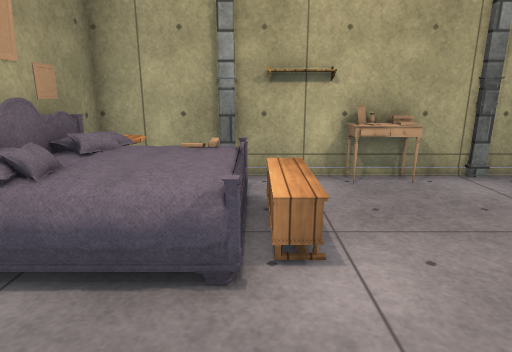
[1] (above)

12 first-person views from a walk through a Unity game level. The camera is 1.3 m above the floor, tilts 14° down and sees 75° across. The floor is counted in squares, 0.5 m on a side. Each view is taken from the middle of a square. On the plan, view 1 faces up. The plan holds only what a view shows up to about 20 squares ahead; the rest is blank. The place goes on beyond the plan. The player character is not drawn. Surface patterns are stand-ins for the level's own textures.

[2]
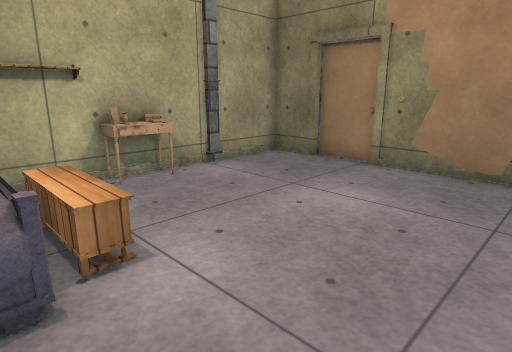

[3]
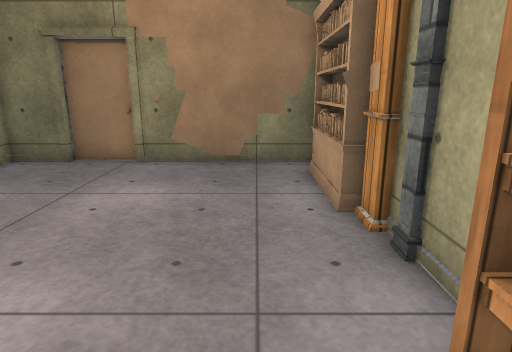

[4]
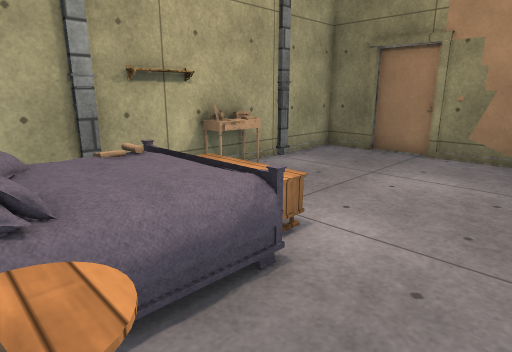

[5]
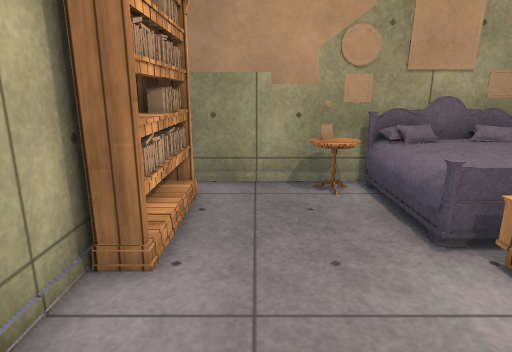

[6]
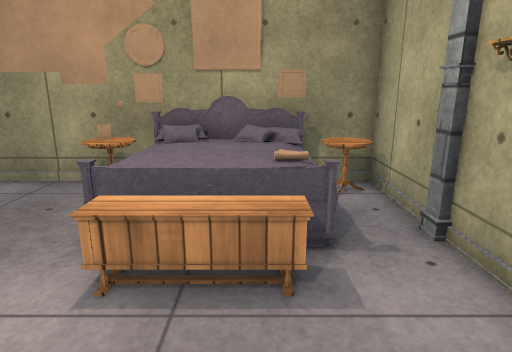

[7]
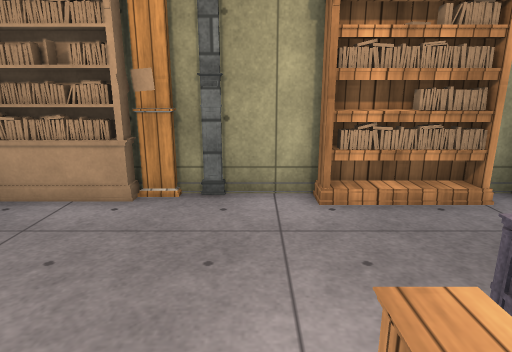

[8]
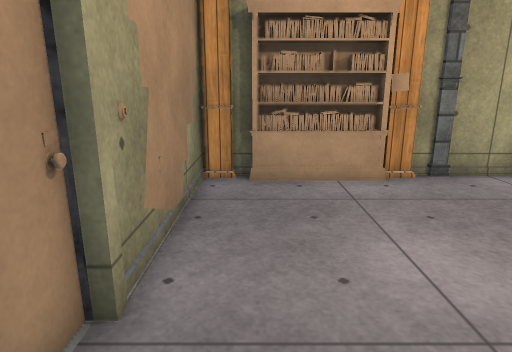

[9]
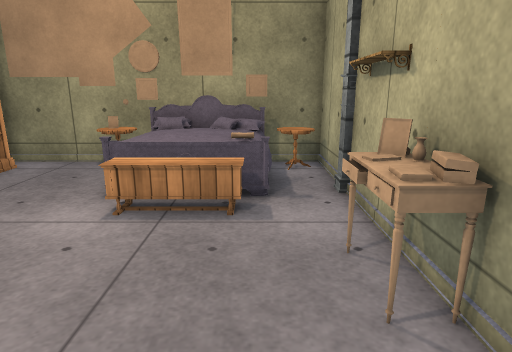

[10]
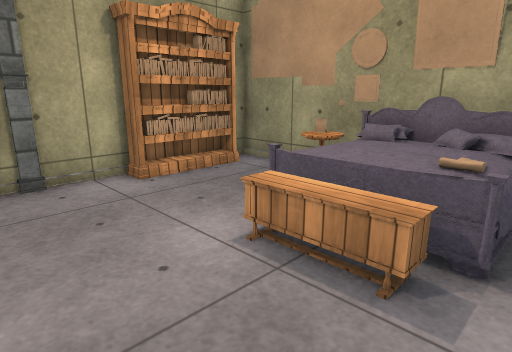

[11]
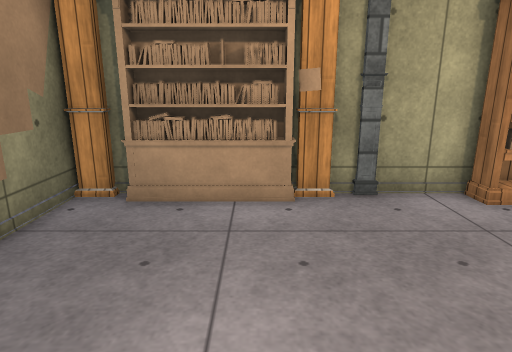

[12]
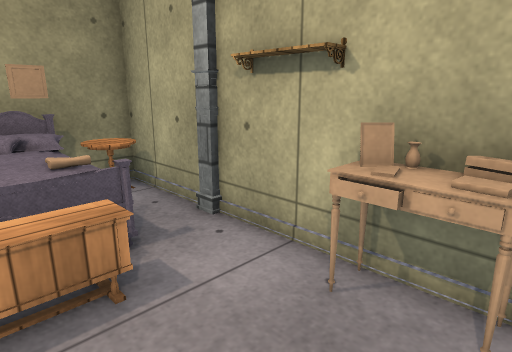

### Floor plan
Points are (right, up) in squares from view 1. A wall is a line through its corners. A room is listed if a view was taken in it or the views show most of it. See-through windows are left out.
Room 1 (views 1, 2, 3, 4, 5, 6, 7, 8, 9, 10, 11, 12)
walls: (3.6, 10.5) (2.4, 10.5); (5.1, -0.8) (6.2, -1.2) (6.2, -1.4); (5.1, -0.9) (9.2, -0.9); (5.3, -0.9) (5.3, -1.3) (8.9, -1.3); (5.8, -0.9) (5.8, -1.4); (5.8, -0.9) (6.2, -1.1); (5.6, -1) (6.5, -1.2); (5.5, -1.1) (6.5, -0.9); (5.5, -1.1) (6.6, -1.1); (3.4, -1.6) (4.1, -1.6) (4.1, -1.3) (5, -1.3); (5.5, -1.2) (6.2, -1); (0, -1.6) (2.6, -1.6); (7.4, -0.8) (8.4, -1.1); (7.5, -1) (8.3, -1.2) (8.9, -0.9); (7.4, -1.1) (8.9, -1.1); (7.4, -1.2) (8.5, -0.8); (7.5, -1.3) (8, -0.9); (7.7, -1.4) (7.7, -1.1) (8.8, -0.8); (11, 5.6) (11, 8.2); (8.4, -1) (8.9, -1.2); (-4.9, 2.6) (-4.9, -1.6) (-4.3, -1.6); (8.1, -1.5) (8.1, -0.9); (10.7, 8.2) (10.7, 10.5); (9, -1.6) (9.7, -1.6); (9.7, -1.3) (10.7, -1.3); (-4.9, 10.5) (-4.9, 3.4); (10.7, -1.6) (10.7, 5.6)
objects: bookshelf (-4, -1); table (-4, 2) to (-3, 4); bed (-4, 4) to (0, 8); table (-4, 9) to (-3, 10); books (-3, -1) to (0, -1); column (-1, 10) to (-1, 11); chest (0, 5) to (1, 8); shelf (0, 10) to (2, 10); column (3, -2) to (3, -1); other object (3, 9) to (4, 9); books (3, 10); vase (4, 10); books (5, 10); column (7, 10) to (7, 11)

Where each view was taken, in squares from view 1:
view 1: 0 up, 0 right, facing up
view 2: 0 up, 1 left, facing up-right
view 3: 1 up, 2 left, facing right
view 4: 1 up, 4 left, facing up-right
view 5: 1 up, 5 right, facing left
view 6: 7 up, 5 right, facing left
view 7: 7 up, 2 right, facing down
view 8: 9 up, 9 right, facing down
view 9: 8 up, 8 right, facing left
view 10: 9 up, 5 right, facing down-left
view 11: 7 up, 6 right, facing down
view 12: 6 up, 5 right, facing up-left
